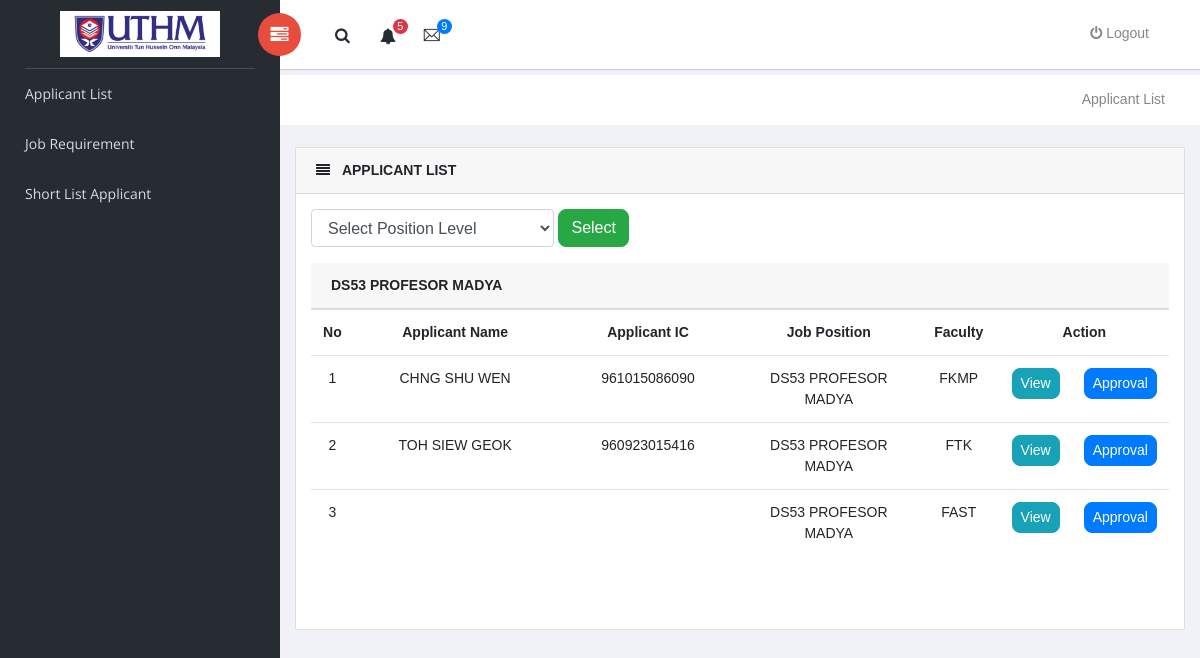
The app's page /appList2.php, older data.
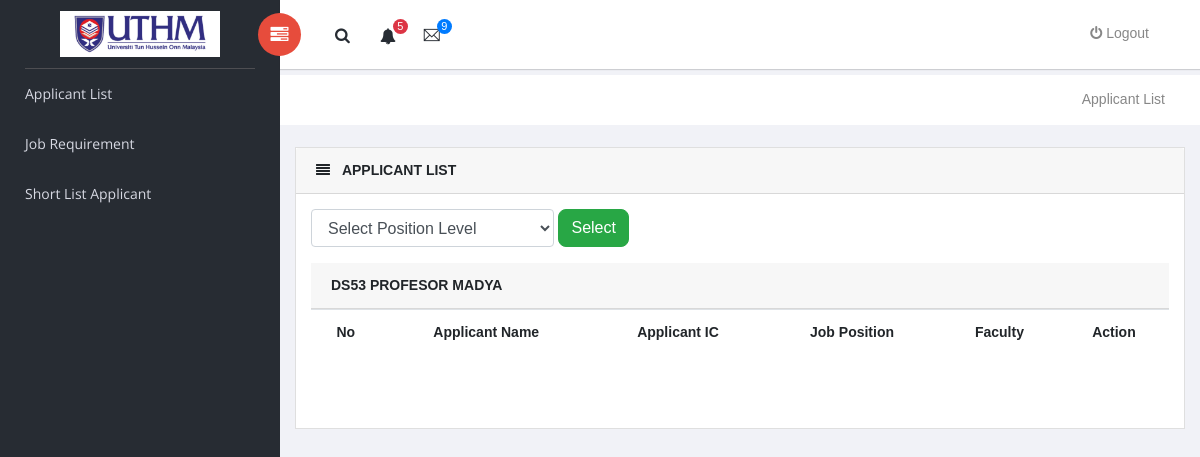
The same page, newer data.
### tables this page shows
CREATE TABLE `position` (
  `Choose_Position_Id` int(2) NOT NULL,
  `user_Ic` char(13) NOT NULL,
  `faculty` varchar(50) NOT NULL,
  `app_post1` varchar(50) NOT NULL,
  `Position_checklist` int(2) NOT NULL DEFAULT '0',
  `dateTime` timestamp NOT NULL DEFAULT CURRENT_TIMESTAMP ON UPDATE CURRENT_TIMESTAMP
);

CREATE TABLE `applicant` (
  `Applicant_Id` int(2) NOT NULL,
  `user_Ic` char(13) NOT NULL,
  `Applicant_Name` varchar(50) NOT NULL,
  `Applicant_Add` varchar(100) NOT NULL,
  `Applicant_Email` varchar(50) NOT NULL,
  `Applicant_NoTel` int(11) NOT NULL,
  `Applicant_Age` int(2) NOT NULL,
  `Applicant_gender` varchar(10) NOT NULL,
  `Applicant_DOB` date NOT NULL,
  `Applicant_POB` varchar(50) NOT NULL,
  `Applicant_Citizen` varchar(50) NOT NULL,
  `Applicant_Religion` varchar(50) NOT NULL,
  `Applicant_Nation` varchar(50) NOT NULL,
  `Applicant_MaritalStatus` varchar(50) NOT NULL,
  `Applicant_Height` float NOT NULL,
  `Applicant_Weight` float NOT NULL,
  `Applicant_NoHP` int(11) NOT NULL,
  `Applicant_VLC` varchar(10) NOT NULL,
  `Mom_Name` varchar(50) NOT NULL,
  `Mom_Ic` char(13) NOT NULL,
  `Dad_Name` varchar(50) NOT NULL,
  `Dad_Ic` char(13) NOT NULL,
  `Spouse_name` varchar(50) NOT NULL,
  `Applicant_checklist` int(2) NOT NULL DEFAULT '0',
  `dateTime` timestamp NOT NULL DEFAULT CURRENT_TIMESTAMP ON UPDATE CURRENT_TIMESTAMP
);

### appList2.php (the view, shortened to what the changed rows need)
<?php
$db = db_connect();
?>
<!doctype html>
<html class="no-js" lang="en">
    <link rel="stylesheet" href="vendors/bootstrap/dist/css/bootstrap.min.css">
    <link rel="stylesheet" href="vendors/font-awesome/css/font-awesome.min.css">
    <link rel="stylesheet" href="vendors/themify-icons/css/themify-icons.css">
    <link rel="stylesheet" href="vendors/flag-icon-css/css/flag-icon.min.css">
    <link rel="stylesheet" href="vendors/selectFX/css/cs-skin-elastic.css">
    <link rel="stylesheet" href="assets/css/style.css">
</head>
   <div id="right-panel" class="right-panel">
    <form class="form-inline"  method="post" enctype="multipart/form-data" >
         <div class="content mt-3">
            <div class="animated">
                <div class="card">
                    <div class="card-body">
                                <table class="table">
                                   <tbody>
										<tr >
										  <th scope="col" ><label for="no">No</label></th>
										  <th scope="col" ><label for="Applicant_Name">Applicant Name</label></th>
										  <th scope="col" ><label for="user_Ic">Applicant IC</label></th>
										  <th scope="col" ><label for="app_post1">Job Position</label></th>
										  <th scope="col" ><label for="faculty">Faculty</label></th>
										  <th colspan="3" scope="col" ><label for="action">Action</label></th>
										</tr>
										<?php
								$qlist = "SELECT * FROM position LEFT JOIN applicant ON position.user_Ic = applicant.user_Ic";
								$reslist = $db->query($qlist);
							    $count=0;
								  while($rowlist = $reslist->fetch_assoc()) {
												if ($rowlist['app_post1'] == 'DS53 PROFESOR MADYA'){
										       $count++;
										   echo "<tr>";
												echo"<td style='width:5%' align='center'>" .$count."</td>";
												echo"<td style='width:30%' align='center'>" .$rowlist['Applicant_Name']." </td>";
												echo"<td style='width:25%' align='center'>" .$rowlist['user_Ic']."</td>";
												echo"<td style='width:25%' align='center'>" .$rowlist['app_post1']."</td>";
												echo"<td style='width:10%' align='center'>" .$rowlist['faculty']."</td>";
												echo"<td style='width:10%' align='center'><a style='border-radius: 8px;' class='btn btn-info btn-sm' href ='viewlistOff.php?user_Ic=$rowlist[user_Ic]'>View</a></td>";
													echo"<td style='width:20%' align='center'><a style='border-radius: 8px;' class='btn btn-primary btn-sm' href ='officerdecision.php?Applicant_Name=$rowlist[Applicant_Name] & user_Ic=$rowlist[user_Ic] & app_post1=$rowlist[app_post1]  '>Approval</a></td>";
												echo "</tr>";
										   }
								 }
?>
                                    </tbody>
                                </table>
                            </div>
							<br/>
					<br/>
                </div>
            </div>
        </div>
   </form>
   <br>
   </div>
</body>
</html>

Row changes from the older to the newer data that the page shows:
removed position: applicant.Applicant_Name "CHNG SHU WEN", applicant.user_Ic "961015086090", app_post1 "DS53 PROFESOR MADYA", faculty "FKMP"
removed position: applicant.Applicant_Name "TOH SIEW GEOK", applicant.user_Ic "960923015416", app_post1 "DS53 PROFESOR MADYA", faculty "FTK"
removed position: app_post1 "DS53 PROFESOR MADYA", faculty "FAST"
